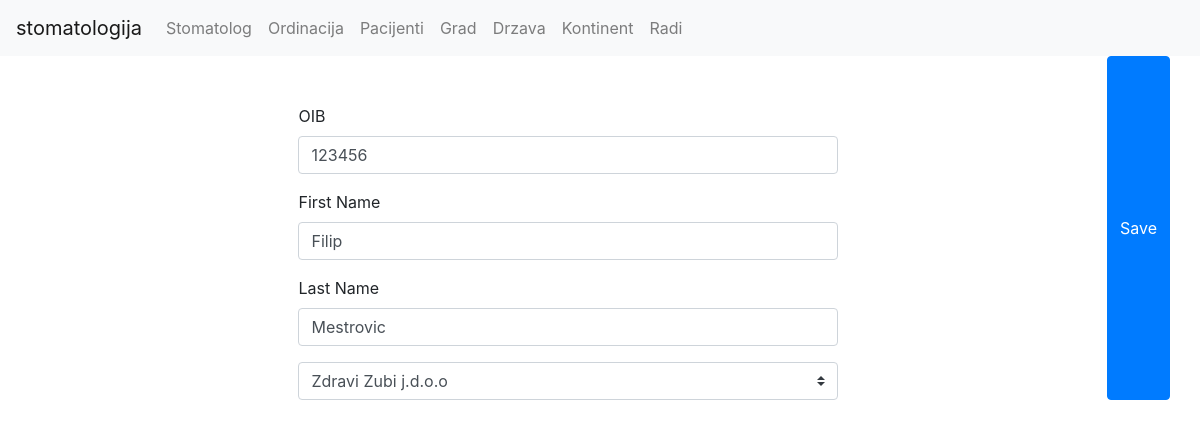
Screenshot of /pacijent/form.php?id=2 with the database file from the repository.
### tables this page shows
CREATE TABLE `pacijent` (
  `id` int(11) NOT NULL,
  `oib` int(11) NOT NULL,
  `first_name` varchar(255) NOT NULL,
  `last_name` varchar(255) NOT NULL,
  `ordination_id` int(11) NOT NULL
);

CREATE TABLE `ordinacija` (
  `id` int(11) NOT NULL,
  `ordination_name` varchar(255) NOT NULL,
  `city_id` int(11) NOT NULL
);

### pacijent/form.php (the view, shortened to what this page needs)
<?php
require('../util/db.php');
require('../frontend/header.php');
require('../frontend/footer.php');
$isEditing = isset($_GET['id']);
$stmt = $db->query('SELECT * FROM ordinacija');
$ordinations = $stmt->fetchAll();
if($isEditing) {
	$id = $_GET['id'];
	$sql = 'SELECT * FROM pacijent WHERE id = :id';
	$stmt = $db->prepare($sql);
	$stmt->execute(['id' => $id]);
	$patient = $stmt->fetch();
}
echo $header;
?>
<div class="container">
	<div class="row">
		<div class="col-sm-6 mx-auto mt-5">
			<form action="/stomatologija/pacijent/form.php" method="POST">
				<div class="form-group">
					<label for="oib">OIB</label>
					<input value="<?= @$patient['oib'] ?>" name="oib" type="text" class="form-control" id="oib" placeholder="">
				</div>
				<div class="form-group">
					<label for="first_name">First Name</label>
					<input value="<?= @$patient['first_name'] ?>" name="first_name" type="text" class="form-control" id="first_name" placeholder="">
				</div>
                <div class="form-group">
					<label for="last_name">Last Name</label>
					<input value="<?= @$patient['last_name'] ?>" name="last_name" type="text" class="form-control" id="last_name" placeholder="">
				</div>
					<select name="ordination_id" class="custom-select">
					<?php foreach($ordinations as $ordination) { ?>
						<option value="<?php echo $ordination['id']; ?>"
							<?php if(isset($patient) && $ordination['id'] == $patient['ordination_id']) echo 'selected';  ?>>
						<?php echo $ordination['ordination_name']; ?>
						</option>
					<?php } ?>
					</select>
				</div>
				<button type="submit" class="btn btn-primary">Save</button>
		</div>
	</div>
<?php
echo $footer;
?>

### rows the page displays
pacijent: oib "123456", first_name "Filip", last_name "Mestrovic", ordination_id "Zdravi Zubi j.d.o.o"
